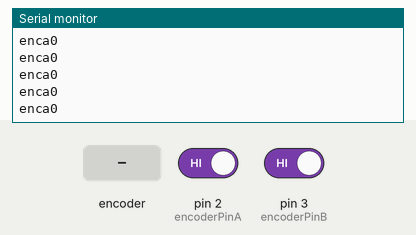
This sketch was run on a simulated Arduino Uno, built with avr-gcc and run on an emulated ATmega328P. Shown: the last lines printed to the serial monitor. Inputs (shaded band) come from the test bench; at power-on: pin 2 (encoderPinA) HIGH, pin 3 (encoderPinB) HIGH.

Above: at 1.2 s.
1.3 s: rotary encoder on pin 2 (encoderPinA) / pin 3 (encoderPinB) turned 1 step (first pin leading)
At 1.31 s:
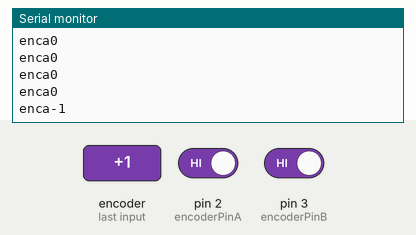
3.0 s: rotary encoder on pin 2 (encoderPinA) / pin 3 (encoderPinB) turned 1 step (first pin leading)
At 3.01 s:
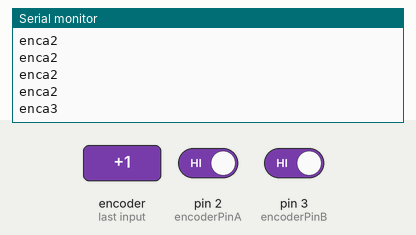
Timing chart, 0 to 6.0 s (numbered marks = the images above; inputs shaded):
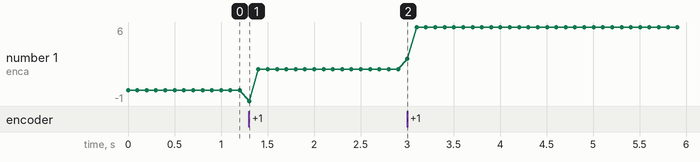

Measured:
- after the input at 1.3 s, the serial monitor: prints a new line at once (image 1)
- after the input at 3.0 s, the serial monitor: prints a new line at once (image 2)
- plotted number 1: 0 → 2 after the input at 1.3 s, 2 → 6 after the input at 3.0 s

The sketch:

quadrature.ino
```cpp
// Define pins for encoder
const int encoderPinA = 2;
const int encoderPinB = 3;

volatile long encoderValue = 0;
volatile int lastEncoded = 0;
volatile long lastencoderValue = 0;

void setup() {
  Serial.begin(9600);

  // Set encoder pins as inputs
  pinMode(encoderPinA, INPUT_PULLUP);
  pinMode(encoderPinB, INPUT_PULLUP);

  // Attach interrupt handlers
  attachInterrupt(digitalPinToInterrupt(encoderPinA), updateEncoder, CHANGE);
  attachInterrupt(digitalPinToInterrupt(encoderPinB), updateEncoder, CHANGE);
}

void loop() {
  // Read encoder value
  long currEncoderValue;
  noInterrupts();
  currEncoderValue = encoderValue;
  interrupts();

  // Send encoder value over serial
  Serial.print("enca");
  Serial.println(currEncoderValue);

  delay(100); // Adjust delay according to your requirements
}

void updateEncoder() {
  int MSB = digitalRead(encoderPinA); //MSB = most significant bit
  int LSB = digitalRead(encoderPinB); //LSB = least significant bit

  int encoded = (MSB << 1) | LSB; //converting the 2 pin value to single number
  int sum  = (lastEncoded << 2) | encoded; //adding it to the previous encoded value

  if(sum == 0b1101 || sum == 0b0100 || sum == 0b0010 || sum == 0b1011) encoderValue++;
  if(sum == 0b1110 || sum == 0b0111 || sum == 0b0001 || sum == 0b1000) encoderValue--;

  lastEncoded = encoded; //store this value for next time
}
```
